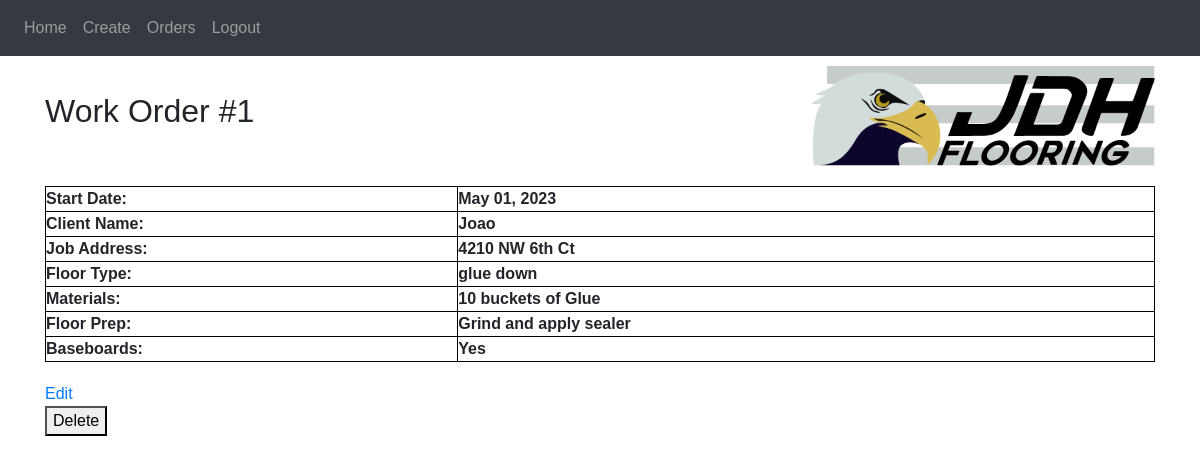
/orders (signed in), run on an earlier commit of the app's database.
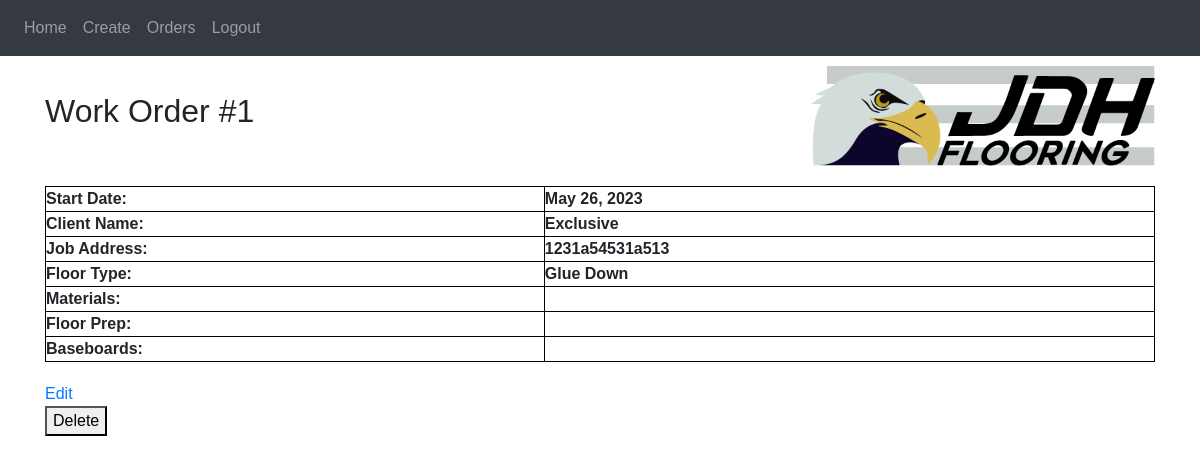
And on a later commit of the database.
### website/models.py (models this page shows)
class WorkOrder(db.Model, UserMixin):
    id = db.Column(db.Integer, primary_key=True)
    work_order_number = db.Column(db.Integer, default = 1, nullable=False)
    client_name = db.Column(db.String(150))
    job_address = db.Column(db.String(150))
    start_date = db.Column(db.DateTime(timezone=True), default=func.now())
    floor_prep = db.Column(db.String(200))
    floor_type = db.Column(db.String(200))
    baseboards = db.Column(db.String(200))
    materials = db.Column(db.String(200))
    user_id = db.Column(db.Integer, db.ForeignKey('user.id'))

### website/views.py (the view)
@views.route('/orders')
@login_required
def orders():
    user = current_user
    orders = WorkOrder.query.filter_by(user_id=user.id).all()
    return render_template('orders.html', orders=orders, user=user)

### website/__init__.py (called while the page is built)
def create_app():
    app = Flask(__name__)
    app.config['SECRET_KEY'] = 'hjshjhdjah kjshkjdhjs'
    app.config['SQLALCHEMY_DATABASE_URI'] = f'sqlite:///{DB_NAME}'
    db.init_app(app)
    from .views import views
    from .auth import auth
    app.register_blueprint(views, url_prefix='/')
    app.register_blueprint(auth, url_prefix='/')
    from .models import User, Note
    with app.app_context():
        db.create_all()
    login_manager = LoginManager()
    login_manager.login_view = 'auth.login'
    login_manager.init_app(app)
    @login_manager.user_loader
    def load_user(id):
        return User.query.get(int(id))
    return app

### website/templates/orders.html (shortened to what this page needs)
{% extends "base.html" %} {% block title %}Work Orders{% endblock %} {% block
content%}
<head>
  <link rel="stylesheet" href="{{ url_for('static', filename='style.css') }}" />
</head>
<body>
  {% for order in orders %}
  <div class="invoice-header">
    <div>
      <h1>Work Order #{{ order.work_order_number }}</h1>
    </div>
    <div class="logo">
      <img src="{{ url_for('static', filename='logo.jpg') }}" />
    </div>
  </div>
  <div class="invoice-info">
    <table>
      <tr>
        <td>Start Date:</td>
        <td>{{ order.start_date.strftime('%B %d, %Y') }}</td>
      </tr>
      <tr>
        <td>Client Name:</td>
        <td>{{ order.client_name }}</td>
      </tr>
      <tr>
        <td>Job Address:</td>
        <td>{{ order.job_address }}</td>
      </tr>
      <tr>
        <td>Floor Type:</td>
        <td>{{ order.floor_type }}</td>
      </tr>
      <tr>
        <td>Materials:</td>
        <td>{{ order.materials }}</td>
      </tr>
      <tr>
        <td>Floor Prep:</td>
        <td>{{ order.floor_prep }}</td>
      </tr>
      <tr>
        <td>Baseboards:</td>
        <td>{{ order.baseboards }}</td>
      </tr>
    </table>
  </div>
  <div class="invoice-actions">
    <a href="{{ url_for('views.edit_order', order_id=order.id) }}">Edit</a>
    <form
      action="{{ url_for('views.delete_order', order_id=order.id) }}"
      method="POST"
    >
      <button type="submit">Delete</button>
    </form>
  </div>
  {% endfor %}
</body>
{% endblock %}

What changed in the data, as far as the page shows it:
changed WorkOrder: start_date "May 01, 2023" → "May 26, 2023"; client_name "Joao" → "Exclusive"; job_address "4210 NW 6th Ct" → "1231a54531a513"; floor_type "glue down" → "Glue Down"; materials "10 buckets of Glue" → (not shown); floor_prep "Grind and apply sealer" → (not shown); baseboards "Yes" → (not shown)
